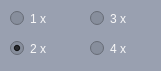
            <widget class="QWidget" name="widget_3" native="true">
                <property name="geometry">
                    <rect>
                        <x>260</x>
                        <y>130</y>
                        <width>161</width>
                        <height>71</height>
                    </rect>
                </property>
                <property name="palette">
                    <palette>
                        <active>
                            <colorrole role="WindowText">
                                <brush brushstyle="SolidPattern">
                                    <color alpha="255">
                                        <red>227</red>
                                        <green>227</green>
                                        <blue>227</blue>
                                    </color>
                                </brush>
                            </colorrole>
                            <colorrole role="ButtonText">
                                <brush brushstyle="SolidPattern">
                                    <color alpha="255">
                                        <red>255</red>
                                        <green>255</green>
                                        <blue>255</blue>
                                    </color>
                                </brush>
                            </colorrole>
                            <colorrole role="Base">
                                <brush brushstyle="SolidPattern">
                                    <color alpha="255">
                                        <red>135</red>
                                        <green>142</green>
                                        <blue>156</blue>
                                    </color>
                                </brush>
                            </colorrole>
                            <colorrole role="Window">
                                <brush brushstyle="SolidPattern">
                                    <color alpha="255">
                                        <red>153</red>
                                        <green>160</green>
                                        <blue>176</blue>
                                    </color>
                                </brush>
                            </colorrole>
                            <colorrole role="ToolTipText">
                                <brush brushstyle="SolidPattern">
                                    <color alpha="255">
                                        <red>255</red>
                                        <green>255</green>
                                        <blue>255</blue>
                                    </color>
                                </brush>
                            </colorrole>
                        </active>
                        <inactive>
                            <colorrole role="WindowText">
                                <brush brushstyle="SolidPattern">
                                    <color alpha="255">
                                        <red>227</red>
                                        <green>227</green>
                                        <blue>227</blue>
                                    </color>
                                </brush>
                            </colorrole>
                            <colorrole role="ButtonText">
                                <brush brushstyle="SolidPattern">
                                    <color alpha="255">
                                        <red>255</red>
                                        <green>255</green>
                                        <blue>255</blue>
                                    </color>
                                </brush>
                            </colorrole>
                            <colorrole role="Base">
                                <brush brushstyle="SolidPattern">
                                    <color alpha="255">
                                        <red>135</red>
                                        <green>142</green>
                                        <blue>156</blue>
                                    </color>
                                </brush>
                            </colorrole>
                            <colorrole role="Window">
                                <brush brushstyle="SolidPattern">
                                    <color alpha="255">
                                        <red>153</red>
                                        <green>160</green>
                                        <blue>176</blue>
                                    </color>
                                </brush>
                            </colorrole>
                            <colorrole role="ToolTipText">
                                <brush brushstyle="SolidPattern">
                                    <color alpha="255">
                                        <red>255</red>
                                        <green>255</green>
                                        <blue>255</blue>
                                    </color>
                                </brush>
                            </colorrole>
                        </inactive>
                        <disabled>
                            <colorrole role="WindowText">
                                <brush brushstyle="SolidPattern">
                                    <color alpha="255">
                                        <red>120</red>
                                        <green>120</green>
                                        <blue>120</blue>
                                    </color>
                                </brush>
                            </colorrole>
                            <colorrole role="ButtonText">
                                <brush brushstyle="SolidPattern">
                                    <color alpha="255">
                                        <red>120</red>
                                        <green>120</green>
                                        <blue>120</blue>
                                    </color>
                                </brush>
                            </colorrole>
                            <colorrole role="Base">
                                <brush brushstyle="SolidPattern">
                                    <color alpha="255">
                                        <red>153</red>
                                        <green>160</green>
                                        <blue>176</blue>
                                    </color>
                                </brush>
                            </colorrole>
                            <colorrole role="Window">
                                <brush brushstyle="SolidPattern">
                                    <color alpha="255">
                                        <red>153</red>
                                        <green>160</green>
                                        <blue>176</blue>
                                    </color>
                                </brush>
                            </colorrole>
                            <colorrole role="ToolTipText">
                                <brush brushstyle="SolidPattern">
                                    <color alpha="255">
                                        <red>255</red>
                                        <green>255</green>
                                        <blue>255</blue>
                                    </color>
                                </brush>
                            </colorrole>
                        </disabled>
                    </palette>
                </property>
                <property name="autoFillBackground">
                    <bool>false</bool>
                </property>
                <widget class="QRadioButton" name="scale_1_radio_button">
                    <property name="geometry">
                        <rect>
                            <x>10</x>
                            <y>10</y>
                            <width>82</width>
                            <height>17</height>
                        </rect>
                    </property>
                    <property name="palette">
                        <palette>
                            <active>
                                <colorrole role="WindowText">
                                    <brush brushstyle="SolidPattern">
                                        <color alpha="255">
                                            <red>248</red>
                                            <green>248</green>
                                            <blue>248</blue>
                                        </color>
                                    </brush>
                                </colorrole>
                            </active>
                            <inactive>
                                <colorrole role="WindowText">
                                    <brush brushstyle="SolidPattern">
                                        <color alpha="255">
                                            <red>248</red>
                                            <green>248</green>
                                            <blue>248</blue>
                                        </color>
                                    </brush>
                                </colorrole>
                            </inactive>
                            <disabled>
                                <colorrole role="WindowText">
                                    <brush brushstyle="SolidPattern">
                                        <color alpha="255">
                                            <red>120</red>
                                            <green>120</green>
                                            <blue>120</blue>
                                        </color>
                                    </brush>
                                </colorrole>
                            </disabled>
                        </palette>
                    </property>
                    <property name="font">
                        <font>
                            <family>Yu Gothic UI</family>
                            <pointsize>9</pointsize>
                        </font>
                    </property>
                    <property name="text">
                        <string>1 x</string>
                    </property>
                </widget>
                <widget class="QRadioButton" name="scale_2_radio_button">
                    <property name="geometry">
                        <rect>
                            <x>10</x>
                            <y>40</y>
                            <width>82</width>
                            <height>17</height>
                        </rect>
                    </property>
                    <property name="palette">
                        <palette>
                            <active>
                                <colorrole role="WindowText">
                                    <brush brushstyle="SolidPattern">
                                        <color alpha="255">
                                            <red>248</red>
                                            <green>248</green>
                                            <blue>248</blue>
                                        </color>
                                    </brush>
                                </colorrole>
                            </active>
                            <inactive>
                                <colorrole role="WindowText">
                                    <brush brushstyle="SolidPattern">
                                        <color alpha="255">
                                            <red>248</red>
                                            <green>248</green>
                                            <blue>248</blue>
                                        </color>
                                    </brush>
                                </colorrole>
                            </inactive>
                            <disabled>
                                <colorrole role="WindowText">
                                    <brush brushstyle="SolidPattern">
                                        <color alpha="255">
                                            <red>120</red>
                                            <green>120</green>
                                            <blue>120</blue>
                                        </color>
                                    </brush>
                                </colorrole>
                            </disabled>
                        </palette>
                    </property>
                    <property name="font">
                        <font>
                            <family>Yu Gothic UI</family>
                            <pointsize>9</pointsize>
                        </font>
                    </property>
                    <property name="text">
                        <string>2 x</string>
                    </property>
                    <property name="checked">
                        <bool>true</bool>
                    </property>
                </widget>
                <widget class="QRadioButton" name="scale_4_radio_button">
                    <property name="geometry">
                        <rect>
                            <x>90</x>
                            <y>40</y>
                            <width>82</width>
                            <height>17</height>
                        </rect>
                    </property>
                    <property name="palette">
                        <palette>
                            <active>
                                <colorrole role="WindowText">
                                    <brush brushstyle="SolidPattern">
                                        <color alpha="255">
                                            <red>248</red>
                                            <green>248</green>
                                            <blue>248</blue>
                                        </color>
                                    </brush>
                                </colorrole>
                            </active>
                            <inactive>
                                <colorrole role="WindowText">
                                    <brush brushstyle="SolidPattern">
                                        <color alpha="255">
                                            <red>248</red>
                                            <green>248</green>
                                            <blue>248</blue>
                                        </color>
                                    </brush>
                                </colorrole>
                            </inactive>
                            <disabled>
                                <colorrole role="WindowText">
                                    <brush brushstyle="SolidPattern">
                                        <color alpha="255">
                                            <red>120</red>
                                            <green>120</green>
                                            <blue>120</blue>
                                        </color>
                                    </brush>
                                </colorrole>
                            </disabled>
                        </palette>
                    </property>
                    <property name="font">
                        <font>
                            <family>Yu Gothic UI</family>
                            <pointsize>9</pointsize>
                        </font>
                    </property>
                    <property name="text">
                        <string>4 x</string>
                    </property>
                    <property name="checked">
                        <bool>false</bool>
                    </property>
                </widget>
                <widget class="QRadioButton" name="scale_3_radio_button">
                    <property name="geometry">
                        <rect>
                            <x>90</x>
                            <y>10</y>
                            <width>82</width>
                            <height>17</height>
                        </rect>
                    </property>
                    <property name="palette">
                        <palette>
                            <active>
                                <colorrole role="WindowText">
                                    <brush brushstyle="SolidPattern">
                                        <color alpha="255">
                                            <red>248</red>
                                            <green>248</green>
                                            <blue>248</blue>
                                        </color>
                                    </brush>
                                </colorrole>
                            </active>
                            <inactive>
                                <colorrole role="WindowText">
                                    <brush brushstyle="SolidPattern">
                                        <color alpha="255">
                                            <red>248</red>
                                            <green>248</green>
                                            <blue>248</blue>
                                        </color>
                                    </brush>
                                </colorrole>
                            </inactive>
                            <disabled>
                                <colorrole role="WindowText">
                                    <brush brushstyle="SolidPattern">
                                        <color alpha="255">
                                            <red>120</red>
                                            <green>120</green>
                                            <blue>120</blue>
                                        </color>
                                    </brush>
                                </colorrole>
                            </disabled>
                        </palette>
                    </property>
                    <property name="font">
                        <font>
                            <family>Yu Gothic UI</family>
                            <pointsize>9</pointsize>
                        </font>
                    </property>
                    <property name="text">
                        <string>3 x</string>
                    </property>
                </widget>
            </widget>
